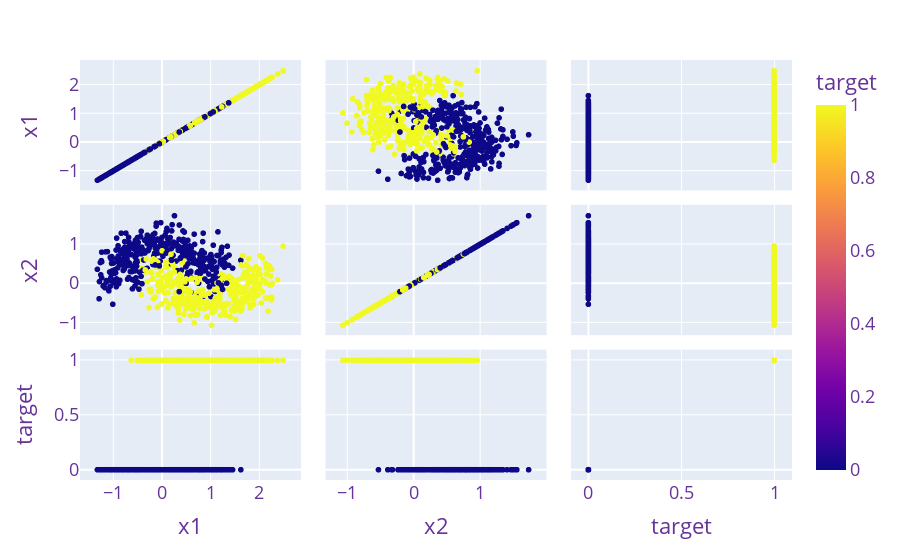

Here is the notebook cell this chart was saved with:
### Code cell
# żeby podział 'targetu' był bez tej kolorowej osi, target musi być typem 'str' (dodać kolumnę z nazwami 0,1)
fig = px.scatter_matrix(df,dimensions=list(df.columns)[:5], color="target")

fig.update_layout(
    font=dict(
        #family="Courier New, monospace",
        size=18,
        color="RebeccaPurple"))
        
fig.show()

### Figure 1 — Plotly figure (JSON) as saved in the notebook; plotly's stock layout.template omitted (floating-point values rounded to 4 significant figures; data arrays with more than 128 entries replaced by an {"elided": "..."} marker saying what was removed)
{"data": [{"dimensions": [{"axis": {"matches": true}, "label": "x1", "values": {"elided": "700 float values"}}, {"axis": {"matches": true}, "label": "x2", "values": {"elided": "700 float values"}}, {"axis": {"matches": true}, "label": "target", "values": {"elided": "700 int values"}}], "hovertemplate": "%{xaxis.title.text}=%{x}<br>%{yaxis.title.text}=%{y}<br>target=%{marker.color}<extra></extra>", "legendgroup": "", "marker": {"color": {"elided": "700 int values"}, "coloraxis": "coloraxis", "symbol": "circle"}, "name": "", "showlegend": false, "type": "splom"}], "layout": {"coloraxis": {"colorbar": {"title": {"text": "target"}}, "colorscale": [[0, "#0d0887"], [0.1111, "#46039f"], [0.2222, "#7201a8"], [0.3333, "#9c179e"], [0.4444, "#bd3786"], [0.5556, "#d8576b"], [0.6667, "#ed7953"], [0.7778, "#fb9f3a"], [0.8889, "#fdca26"], [1, "#f0f921"]]}, "dragmode": "select", "font": {"color": "RebeccaPurple", "size": 18}, "legend": {"tracegroupgap": 0}, "margin": {"t": 60}}}
